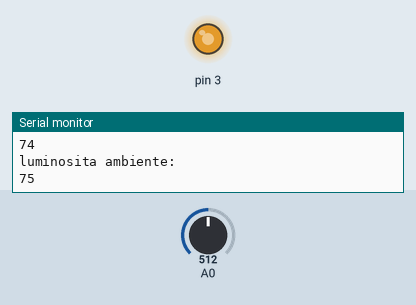
Simulated run of this sketch. Board: Arduino Uno, built with avr-gcc and run on an emulated ATmega328P. On the bench: output pins drawn as LEDs (lit = HIGH), the last lines printed to the serial monitor. The inputs (shaded band) are chosen by the test bench; at power-on: A0 = 512.

Above: at 1.2 s.
1.3 s: A0 set to 716
At 2.5 s:
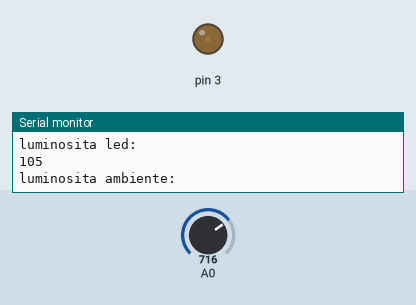
2.8 s: A0 set to 306
At 3.9 s:
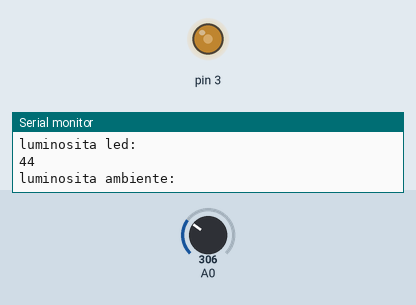
4.3 s: A0 set to 0
At 5.4 s:
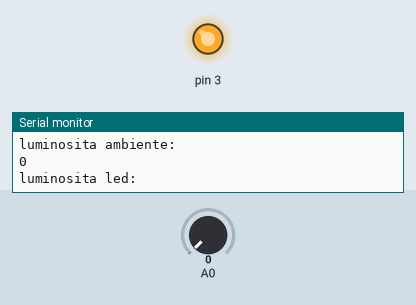
Timing chart, 0 to 7.3 s (numbered marks = the images above; inputs shaded):
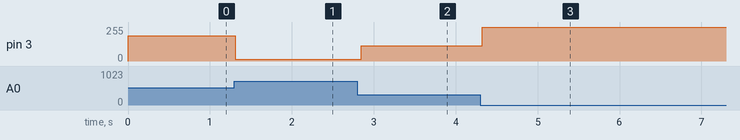

Measured:
- after the input at 1.3 s, pin 3: 191/255 → 13/255 at once
- after the input at 2.8 s, pin 3: 13/255 → 113/255 after 0.05 s
- after the input at 4.3 s, pin 3: 113/255 → 254/255 at once

The sketch:

fotoresistenza_may26a.ino
```cpp
int valore = 0;
int lumA = 0;
int lumL = 0;
int valoreConvertito = 0;
void setup()
{
  pinMode(3, OUTPUT);
  Serial.begin(9600);
}

void loop()
{
  valore = analogRead(A0);
  lumL = map(valore, 6, 679, 0, 255);
  valoreConvertito = map(lumL, 0, 255, 0, 100);
  analogWrite(3, lumL);
  lumA = map(valore, 6, 679, 0, 100);
  Serial.println("luminosita ambiente: ");
  Serial.println(lumA);
  Serial.println("luminosita led: ");
  Serial.println(valoreConvertito);


}
```
